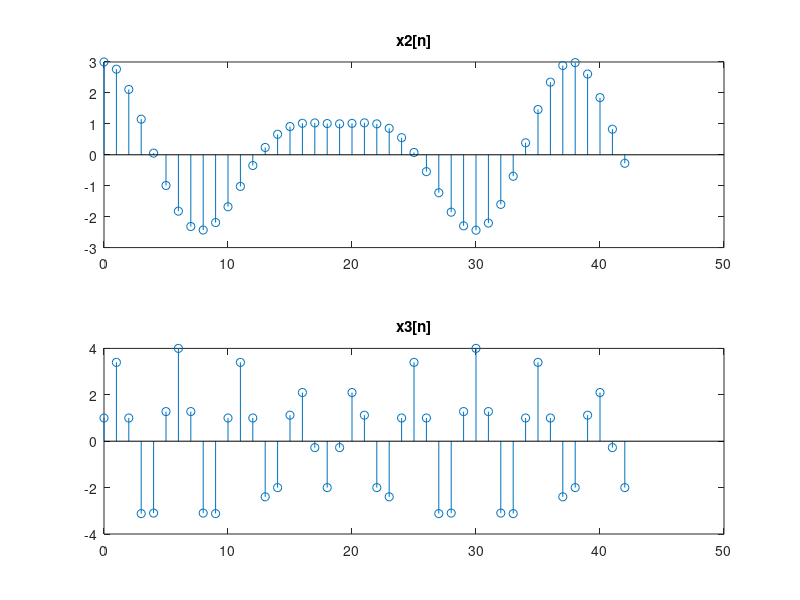

This chart was generated by the following MATLAB code:
N=6;
n=[0:7*N];
x2=2*cos(2*n/N)+cos(3*n/N);
x3=cos(2*pi*n/N)+3*sin(5*(pi/2)*n/N);
subplot(2,1,1), stem(n,x2)
title('x2[n]')
subplot(2,1,2), stem(n,x3)
title('x3[n]')